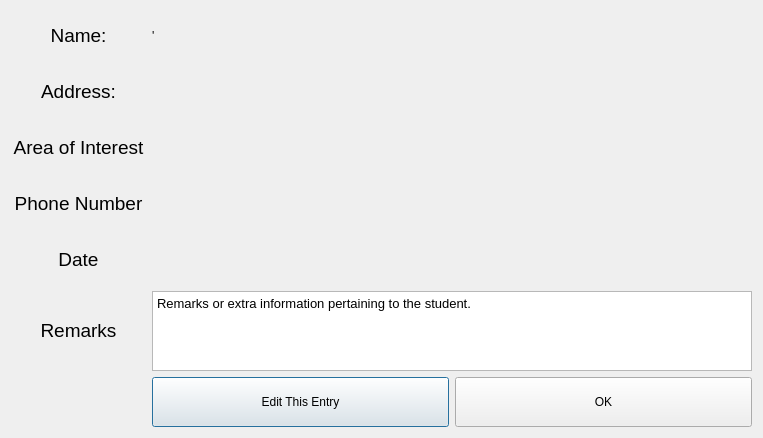
<?xml version="1.0" encoding="UTF-8"?>
<ui version="4.0">
 <class>Dialog</class>
 <widget class="QDialog" name="Dialog">
  <property name="geometry">
   <rect>
    <x>0</x>
    <y>0</y>
    <width>763</width>
    <height>438</height>
   </rect>
  </property>
  <property name="windowTitle">
   <string>New Entry</string>
  </property>
  <layout class="QGridLayout" name="gridLayout">
   <item row="0" column="0">
    <widget class="QLabel" name="label_StuName">
     <property name="minimumSize">
      <size>
       <width>0</width>
       <height>50</height>
      </size>
     </property>
     <property name="text">
      <string>&lt;html&gt;&lt;head/&gt;&lt;body&gt;&lt;p align=&quot;center&quot;&gt;&lt;span style=&quot; font-size:14pt;&quot;&gt;Name:&lt;/span&gt;&lt;/p&gt;&lt;/body&gt;&lt;/html&gt;</string>
     </property>
    </widget>
   </item>
   <item row="0" column="1" colspan="2">
    <widget class="QLabel" name="StuName">
     <property name="minimumSize">
      <size>
       <width>600</width>
       <height>50</height>
      </size>
     </property>
     <property name="text">
      <string>'</string>
     </property>
    </widget>
   </item>
   <item row="1" column="0">
    <widget class="QLabel" name="label_StuAddress">
     <property name="minimumSize">
      <size>
       <width>0</width>
       <height>50</height>
      </size>
     </property>
     <property name="text">
      <string>&lt;html&gt;&lt;head/&gt;&lt;body&gt;&lt;p align=&quot;center&quot;&gt;&lt;span style=&quot; font-size:14pt;&quot;&gt;Address:&lt;/span&gt;&lt;/p&gt;&lt;/body&gt;&lt;/html&gt;</string>
     </property>
    </widget>
   </item>
   <item row="1" column="1" colspan="2">
    <widget class="QLabel" name="StuAddress">
     <property name="minimumSize">
      <size>
       <width>600</width>
       <height>50</height>
      </size>
     </property>
     <property name="text">
      <string/>
     </property>
    </widget>
   </item>
   <item row="2" column="0">
    <widget class="QLabel" name="label_Interest">
     <property name="minimumSize">
      <size>
       <width>0</width>
       <height>50</height>
      </size>
     </property>
     <property name="text">
      <string>&lt;html&gt;&lt;head/&gt;&lt;body&gt;&lt;p align=&quot;center&quot;&gt;&lt;span style=&quot; font-size:14pt;&quot;&gt;Area of Interest&lt;/span&gt;&lt;/p&gt;&lt;/body&gt;&lt;/html&gt;</string>
     </property>
    </widget>
   </item>
   <item row="2" column="1" colspan="2">
    <widget class="QLabel" name="Interest">
     <property name="minimumSize">
      <size>
       <width>600</width>
       <height>50</height>
      </size>
     </property>
     <property name="text">
      <string/>
     </property>
    </widget>
   </item>
   <item row="3" column="0">
    <widget class="QLabel" name="label_StuPhone">
     <property name="minimumSize">
      <size>
       <width>0</width>
       <height>50</height>
      </size>
     </property>
     <property name="text">
      <string>&lt;html&gt;&lt;head/&gt;&lt;body&gt;&lt;p align=&quot;center&quot;&gt;&lt;span style=&quot; font-size:14pt;&quot;&gt;Phone Number&lt;/span&gt;&lt;/p&gt;&lt;/body&gt;&lt;/html&gt;</string>
     </property>
    </widget>
   </item>
   <item row="3" column="1" colspan="2">
    <widget class="QLabel" name="StuPhone">
     <property name="minimumSize">
      <size>
       <width>600</width>
       <height>50</height>
      </size>
     </property>
     <property name="text">
      <string/>
     </property>
    </widget>
   </item>
   <item row="4" column="0">
    <widget class="QLabel" name="label_StuDate">
     <property name="minimumSize">
      <size>
       <width>0</width>
       <height>50</height>
      </size>
     </property>
     <property name="text">
      <string>&lt;html&gt;&lt;head/&gt;&lt;body&gt;&lt;p align=&quot;center&quot;&gt;&lt;span style=&quot; font-size:14pt;&quot;&gt;Date&lt;/span&gt;&lt;/p&gt;&lt;/body&gt;&lt;/html&gt;</string>
     </property>
    </widget>
   </item>
   <item row="4" column="1" colspan="2">
    <widget class="QLabel" name="StuDate">
     <property name="minimumSize">
      <size>
       <width>600</width>
       <height>50</height>
      </size>
     </property>
     <property name="text">
      <string/>
     </property>
    </widget>
   </item>
   <item row="5" column="0">
    <widget class="QLabel" name="label_Remarks">
     <property name="text">
      <string>&lt;html&gt;&lt;head/&gt;&lt;body&gt;&lt;p align=&quot;center&quot;&gt;&lt;span style=&quot; font-size:14pt;&quot;&gt;Remarks&lt;/span&gt;&lt;/p&gt;&lt;/body&gt;&lt;/html&gt;</string>
     </property>
    </widget>
   </item>
   <item row="6" column="1">
    <widget class="QPushButton" name="Edit_Button">
     <property name="minimumSize">
      <size>
       <width>200</width>
       <height>50</height>
      </size>
     </property>
     <property name="text">
      <string>Edit This Entry</string>
     </property>
    </widget>
   </item>
   <item row="6" column="2">
    <widget class="QPushButton" name="OK_Button">
     <property name="minimumSize">
      <size>
       <width>200</width>
       <height>50</height>
      </size>
     </property>
     <property name="text">
      <string>OK</string>
     </property>
    </widget>
   </item>
   <item row="5" column="1" colspan="2">
    <widget class="QTextBrowser" name="Remarks">
     <property name="minimumSize">
      <size>
       <width>600</width>
       <height>0</height>
      </size>
     </property>
     <property name="html">
      <string>&lt;!DOCTYPE HTML PUBLIC &quot;-//W3C//DTD HTML 4.0//EN&quot; &quot;http://www.w3.org/TR/REC-html40/strict.dtd&quot;&gt;
&lt;html&gt;&lt;head&gt;&lt;meta name=&quot;qrichtext&quot; content=&quot;1&quot; /&gt;&lt;style type=&quot;text/css&quot;&gt;
p, li { white-space: pre-wrap; }
&lt;/style&gt;&lt;/head&gt;&lt;body style=&quot; font-family:'Noto Sans'; font-size:10pt; font-weight:400; font-style:normal;&quot;&gt;
&lt;p style=&quot; margin-top:0px; margin-bottom:0px; margin-left:0px; margin-right:0px; -qt-block-indent:0; text-indent:0px;&quot;&gt;Remarks or extra information pertaining to the student.&lt;/p&gt;&lt;/body&gt;&lt;/html&gt;</string>
     </property>
    </widget>
   </item>
  </layout>
 </widget>
 <resources/>
 <connections/>
</ui>
